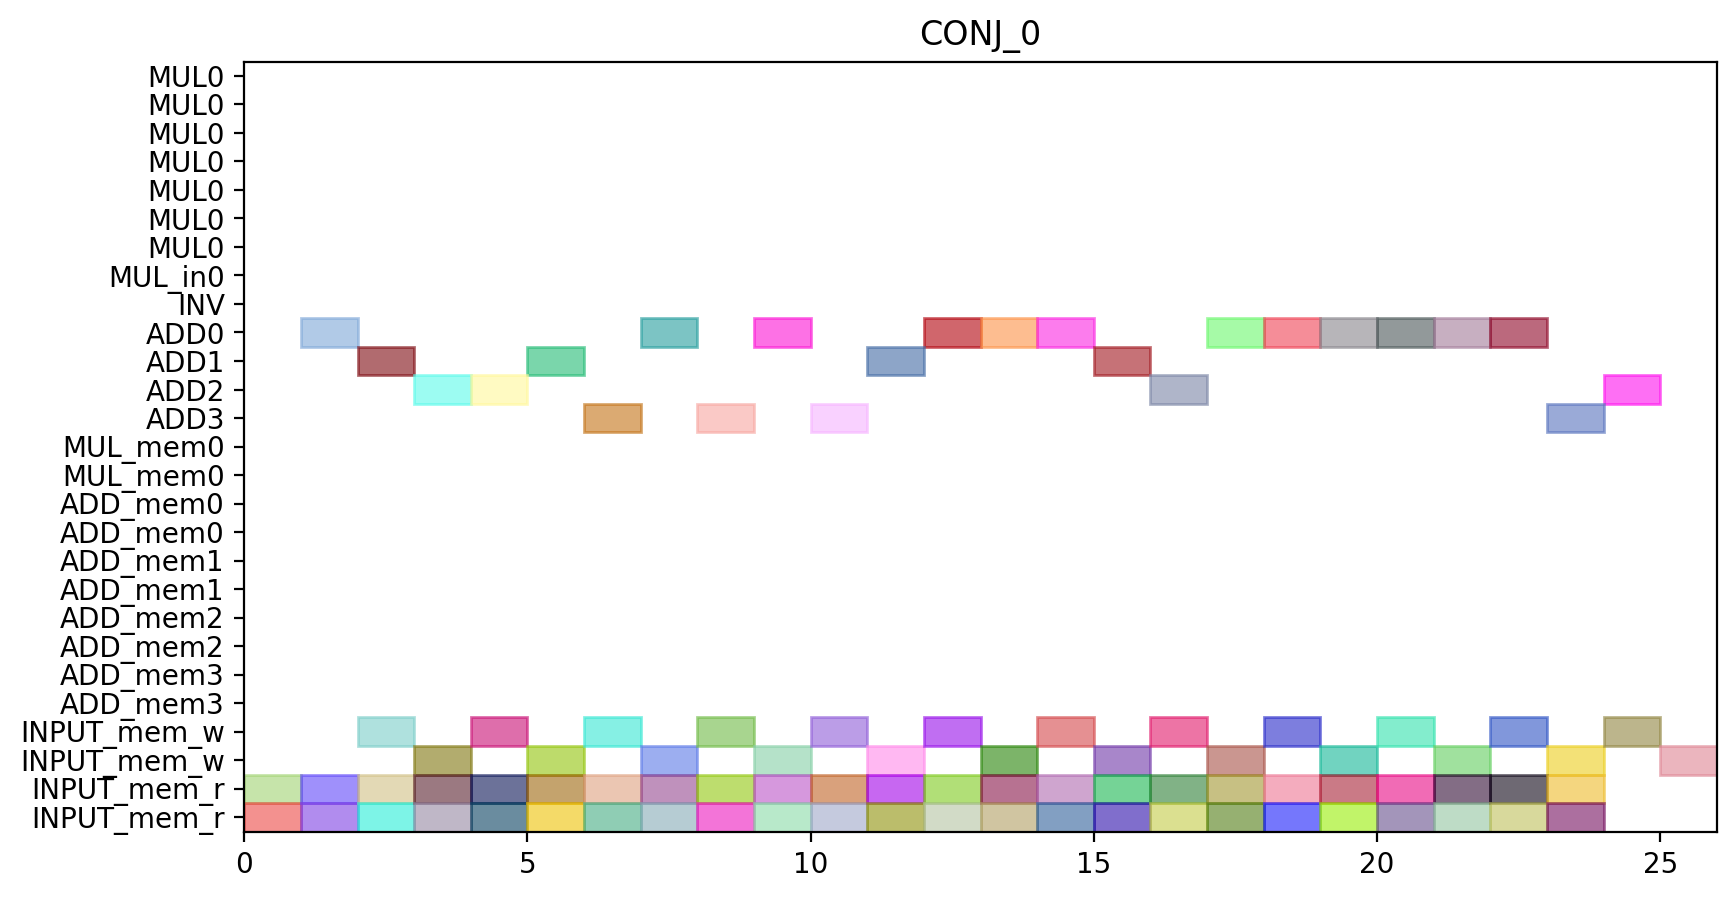

Reproduce this figure in Python.
from pyschedule import Scenario, solvers, plotters, alt


def solve():
	horizon = 90
	S = Scenario("CONJ_0", horizon=horizon)

	# resource
	MUL = S.Resources('MUL', num=1, size=7)
	MUL_in = S.Resources('MUL_in', num=1)
	INV = S.Resource('INV')
	ADD = S.Resources('ADD', num=4, periods=range(1, horizon))
	MUL_mem = S.Resources('MUL_mem', num=1, size=2)
	ADD_mem = S.Resources('ADD_mem', num=4, size=2)
	INPUT_mem_w = S.Resource('INPUT_mem_w', size=2)
	INPUT_mem_r = S.Resource('INPUT_mem_r', size=2)

	# result of previous scheduling

	# new tasks
	c0000 = S.Task('c0000', length=1, delay_cost=1)
	c0000 += alt(ADD)

	S += 0<c0000

	c0000_mem0 = S.Task('c0000_mem0', length=1, delay_cost=1)
	c0000_mem0 += INPUT_mem_r
	S += c0000_mem0 <= c0000

	c0000_mem1 = S.Task('c0000_mem1', length=1, delay_cost=1)
	c0000_mem1 += INPUT_mem_r
	S += c0000_mem1 <= c0000

	c0000_w = S.Task('c0000_w', length=1, delay_cost=1)
	c0000_w += alt(INPUT_mem_w)
	S += c0000 <= c0000_w

	c0001 = S.Task('c0001', length=1, delay_cost=1)
	c0001 += alt(ADD)

	S += 0<c0001

	c0001_mem0 = S.Task('c0001_mem0', length=1, delay_cost=1)
	c0001_mem0 += INPUT_mem_r
	S += c0001_mem0 <= c0001

	c0001_mem1 = S.Task('c0001_mem1', length=1, delay_cost=1)
	c0001_mem1 += INPUT_mem_r
	S += c0001_mem1 <= c0001

	c0001_w = S.Task('c0001_w', length=1, delay_cost=1)
	c0001_w += alt(INPUT_mem_w)
	S += c0001 <= c0001_w

	c0010 = S.Task('c0010', length=1, delay_cost=1)
	c0010 += alt(ADD)

	S += 0<c0010

	c0010_mem0 = S.Task('c0010_mem0', length=1, delay_cost=1)
	c0010_mem0 += INPUT_mem_r
	S += c0010_mem0 <= c0010

	c0010_mem1 = S.Task('c0010_mem1', length=1, delay_cost=1)
	c0010_mem1 += INPUT_mem_r
	S += c0010_mem1 <= c0010

	c0010_w = S.Task('c0010_w', length=1, delay_cost=1)
	c0010_w += alt(INPUT_mem_w)
	S += c0010 <= c0010_w

	c0011 = S.Task('c0011', length=1, delay_cost=1)
	c0011 += alt(ADD)

	S += 0<c0011

	c0011_mem0 = S.Task('c0011_mem0', length=1, delay_cost=1)
	c0011_mem0 += INPUT_mem_r
	S += c0011_mem0 <= c0011

	c0011_mem1 = S.Task('c0011_mem1', length=1, delay_cost=1)
	c0011_mem1 += INPUT_mem_r
	S += c0011_mem1 <= c0011

	c0011_w = S.Task('c0011_w', length=1, delay_cost=1)
	c0011_w += alt(INPUT_mem_w)
	S += c0011 <= c0011_w

	c0100 = S.Task('c0100', length=1, delay_cost=1)
	c0100 += alt(ADD)

	S += 0<c0100

	c0100_mem0 = S.Task('c0100_mem0', length=1, delay_cost=1)
	c0100_mem0 += INPUT_mem_r
	S += c0100_mem0 <= c0100

	c0100_mem1 = S.Task('c0100_mem1', length=1, delay_cost=1)
	c0100_mem1 += INPUT_mem_r
	S += c0100_mem1 <= c0100

	c0100_w = S.Task('c0100_w', length=1, delay_cost=1)
	c0100_w += alt(INPUT_mem_w)
	S += c0100 <= c0100_w

	c0101 = S.Task('c0101', length=1, delay_cost=1)
	c0101 += alt(ADD)

	S += 0<c0101

	c0101_mem0 = S.Task('c0101_mem0', length=1, delay_cost=1)
	c0101_mem0 += INPUT_mem_r
	S += c0101_mem0 <= c0101

	c0101_mem1 = S.Task('c0101_mem1', length=1, delay_cost=1)
	c0101_mem1 += INPUT_mem_r
	S += c0101_mem1 <= c0101

	c0101_w = S.Task('c0101_w', length=1, delay_cost=1)
	c0101_w += alt(INPUT_mem_w)
	S += c0101 <= c0101_w

	c0110 = S.Task('c0110', length=1, delay_cost=1)
	c0110 += alt(ADD)

	S += 0<c0110

	c0110_mem0 = S.Task('c0110_mem0', length=1, delay_cost=1)
	c0110_mem0 += INPUT_mem_r
	S += c0110_mem0 <= c0110

	c0110_mem1 = S.Task('c0110_mem1', length=1, delay_cost=1)
	c0110_mem1 += INPUT_mem_r
	S += c0110_mem1 <= c0110

	c0110_w = S.Task('c0110_w', length=1, delay_cost=1)
	c0110_w += alt(INPUT_mem_w)
	S += c0110 <= c0110_w

	c0111 = S.Task('c0111', length=1, delay_cost=1)
	c0111 += alt(ADD)

	S += 0<c0111

	c0111_mem0 = S.Task('c0111_mem0', length=1, delay_cost=1)
	c0111_mem0 += INPUT_mem_r
	S += c0111_mem0 <= c0111

	c0111_mem1 = S.Task('c0111_mem1', length=1, delay_cost=1)
	c0111_mem1 += INPUT_mem_r
	S += c0111_mem1 <= c0111

	c0111_w = S.Task('c0111_w', length=1, delay_cost=1)
	c0111_w += alt(INPUT_mem_w)
	S += c0111 <= c0111_w

	c0200 = S.Task('c0200', length=1, delay_cost=1)
	c0200 += alt(ADD)

	S += 0<c0200

	c0200_mem0 = S.Task('c0200_mem0', length=1, delay_cost=1)
	c0200_mem0 += INPUT_mem_r
	S += c0200_mem0 <= c0200

	c0200_mem1 = S.Task('c0200_mem1', length=1, delay_cost=1)
	c0200_mem1 += INPUT_mem_r
	S += c0200_mem1 <= c0200

	c0200_w = S.Task('c0200_w', length=1, delay_cost=1)
	c0200_w += alt(INPUT_mem_w)
	S += c0200 <= c0200_w

	c0201 = S.Task('c0201', length=1, delay_cost=1)
	c0201 += alt(ADD)

	S += 0<c0201

	c0201_mem0 = S.Task('c0201_mem0', length=1, delay_cost=1)
	c0201_mem0 += INPUT_mem_r
	S += c0201_mem0 <= c0201

	c0201_mem1 = S.Task('c0201_mem1', length=1, delay_cost=1)
	c0201_mem1 += INPUT_mem_r
	S += c0201_mem1 <= c0201

	c0201_w = S.Task('c0201_w', length=1, delay_cost=1)
	c0201_w += alt(INPUT_mem_w)
	S += c0201 <= c0201_w

	c0210 = S.Task('c0210', length=1, delay_cost=1)
	c0210 += alt(ADD)

	S += 0<c0210

	c0210_mem0 = S.Task('c0210_mem0', length=1, delay_cost=1)
	c0210_mem0 += INPUT_mem_r
	S += c0210_mem0 <= c0210

	c0210_mem1 = S.Task('c0210_mem1', length=1, delay_cost=1)
	c0210_mem1 += INPUT_mem_r
	S += c0210_mem1 <= c0210

	c0210_w = S.Task('c0210_w', length=1, delay_cost=1)
	c0210_w += alt(INPUT_mem_w)
	S += c0210 <= c0210_w

	c0211 = S.Task('c0211', length=1, delay_cost=1)
	c0211 += alt(ADD)

	S += 0<c0211

	c0211_mem0 = S.Task('c0211_mem0', length=1, delay_cost=1)
	c0211_mem0 += INPUT_mem_r
	S += c0211_mem0 <= c0211

	c0211_mem1 = S.Task('c0211_mem1', length=1, delay_cost=1)
	c0211_mem1 += INPUT_mem_r
	S += c0211_mem1 <= c0211

	c0211_w = S.Task('c0211_w', length=1, delay_cost=1)
	c0211_w += alt(INPUT_mem_w)
	S += c0211 <= c0211_w

	c1000 = S.Task('c1000', length=1, delay_cost=1)
	c1000 += alt(ADD)

	S += 0<c1000

	c1000_mem0 = S.Task('c1000_mem0', length=1, delay_cost=1)
	c1000_mem0 += INPUT_mem_r
	S += c1000_mem0 <= c1000

	c1000_mem1 = S.Task('c1000_mem1', length=1, delay_cost=1)
	c1000_mem1 += INPUT_mem_r
	S += c1000_mem1 <= c1000

	c1000_w = S.Task('c1000_w', length=1, delay_cost=1)
	c1000_w += alt(INPUT_mem_w)
	S += c1000 <= c1000_w

	c1001 = S.Task('c1001', length=1, delay_cost=1)
	c1001 += alt(ADD)

	S += 0<c1001

	c1001_mem0 = S.Task('c1001_mem0', length=1, delay_cost=1)
	c1001_mem0 += INPUT_mem_r
	S += c1001_mem0 <= c1001

	c1001_mem1 = S.Task('c1001_mem1', length=1, delay_cost=1)
	c1001_mem1 += INPUT_mem_r
	S += c1001_mem1 <= c1001

	c1001_w = S.Task('c1001_w', length=1, delay_cost=1)
	c1001_w += alt(INPUT_mem_w)
	S += c1001 <= c1001_w

	c1010 = S.Task('c1010', length=1, delay_cost=1)
	c1010 += alt(ADD)

	S += 0<c1010

	c1010_mem0 = S.Task('c1010_mem0', length=1, delay_cost=1)
	c1010_mem0 += INPUT_mem_r
	S += c1010_mem0 <= c1010

	c1010_mem1 = S.Task('c1010_mem1', length=1, delay_cost=1)
	c1010_mem1 += INPUT_mem_r
	S += c1010_mem1 <= c1010

	c1010_w = S.Task('c1010_w', length=1, delay_cost=1)
	c1010_w += alt(INPUT_mem_w)
	S += c1010 <= c1010_w

	c1011 = S.Task('c1011', length=1, delay_cost=1)
	c1011 += alt(ADD)

	S += 0<c1011

	c1011_mem0 = S.Task('c1011_mem0', length=1, delay_cost=1)
	c1011_mem0 += INPUT_mem_r
	S += c1011_mem0 <= c1011

	c1011_mem1 = S.Task('c1011_mem1', length=1, delay_cost=1)
	c1011_mem1 += INPUT_mem_r
	S += c1011_mem1 <= c1011

	c1011_w = S.Task('c1011_w', length=1, delay_cost=1)
	c1011_w += alt(INPUT_mem_w)
	S += c1011 <= c1011_w

	c1100 = S.Task('c1100', length=1, delay_cost=1)
	c1100 += alt(ADD)

	S += 0<c1100

	c1100_mem0 = S.Task('c1100_mem0', length=1, delay_cost=1)
	c1100_mem0 += INPUT_mem_r
	S += c1100_mem0 <= c1100

	c1100_mem1 = S.Task('c1100_mem1', length=1, delay_cost=1)
	c1100_mem1 += INPUT_mem_r
	S += c1100_mem1 <= c1100

	c1100_w = S.Task('c1100_w', length=1, delay_cost=1)
	c1100_w += alt(INPUT_mem_w)
	S += c1100 <= c1100_w

	c1101 = S.Task('c1101', length=1, delay_cost=1)
	c1101 += alt(ADD)

	S += 0<c1101

	c1101_mem0 = S.Task('c1101_mem0', length=1, delay_cost=1)
	c1101_mem0 += INPUT_mem_r
	S += c1101_mem0 <= c1101

	c1101_mem1 = S.Task('c1101_mem1', length=1, delay_cost=1)
	c1101_mem1 += INPUT_mem_r
	S += c1101_mem1 <= c1101

	c1101_w = S.Task('c1101_w', length=1, delay_cost=1)
	c1101_w += alt(INPUT_mem_w)
	S += c1101 <= c1101_w

	c1110 = S.Task('c1110', length=1, delay_cost=1)
	c1110 += alt(ADD)

	S += 0<c1110

	c1110_mem0 = S.Task('c1110_mem0', length=1, delay_cost=1)
	c1110_mem0 += INPUT_mem_r
	S += c1110_mem0 <= c1110

	c1110_mem1 = S.Task('c1110_mem1', length=1, delay_cost=1)
	c1110_mem1 += INPUT_mem_r
	S += c1110_mem1 <= c1110

	c1110_w = S.Task('c1110_w', length=1, delay_cost=1)
	c1110_w += alt(INPUT_mem_w)
	S += c1110 <= c1110_w

	c1111 = S.Task('c1111', length=1, delay_cost=1)
	c1111 += alt(ADD)

	S += 0<c1111

	c1111_mem0 = S.Task('c1111_mem0', length=1, delay_cost=1)
	c1111_mem0 += INPUT_mem_r
	S += c1111_mem0 <= c1111

	c1111_mem1 = S.Task('c1111_mem1', length=1, delay_cost=1)
	c1111_mem1 += INPUT_mem_r
	S += c1111_mem1 <= c1111

	c1111_w = S.Task('c1111_w', length=1, delay_cost=1)
	c1111_w += alt(INPUT_mem_w)
	S += c1111 <= c1111_w

	c1200 = S.Task('c1200', length=1, delay_cost=1)
	c1200 += alt(ADD)

	S += 0<c1200

	c1200_mem0 = S.Task('c1200_mem0', length=1, delay_cost=1)
	c1200_mem0 += INPUT_mem_r
	S += c1200_mem0 <= c1200

	c1200_mem1 = S.Task('c1200_mem1', length=1, delay_cost=1)
	c1200_mem1 += INPUT_mem_r
	S += c1200_mem1 <= c1200

	c1200_w = S.Task('c1200_w', length=1, delay_cost=1)
	c1200_w += alt(INPUT_mem_w)
	S += c1200 <= c1200_w

	c1201 = S.Task('c1201', length=1, delay_cost=1)
	c1201 += alt(ADD)

	S += 0<c1201

	c1201_mem0 = S.Task('c1201_mem0', length=1, delay_cost=1)
	c1201_mem0 += INPUT_mem_r
	S += c1201_mem0 <= c1201

	c1201_mem1 = S.Task('c1201_mem1', length=1, delay_cost=1)
	c1201_mem1 += INPUT_mem_r
	S += c1201_mem1 <= c1201

	c1201_w = S.Task('c1201_w', length=1, delay_cost=1)
	c1201_w += alt(INPUT_mem_w)
	S += c1201 <= c1201_w

	c1210 = S.Task('c1210', length=1, delay_cost=1)
	c1210 += alt(ADD)

	S += 0<c1210

	c1210_mem0 = S.Task('c1210_mem0', length=1, delay_cost=1)
	c1210_mem0 += INPUT_mem_r
	S += c1210_mem0 <= c1210

	c1210_mem1 = S.Task('c1210_mem1', length=1, delay_cost=1)
	c1210_mem1 += INPUT_mem_r
	S += c1210_mem1 <= c1210

	c1210_w = S.Task('c1210_w', length=1, delay_cost=1)
	c1210_w += alt(INPUT_mem_w)
	S += c1210 <= c1210_w

	c1211 = S.Task('c1211', length=1, delay_cost=1)
	c1211 += alt(ADD)

	S += 0<c1211

	c1211_mem0 = S.Task('c1211_mem0', length=1, delay_cost=1)
	c1211_mem0 += INPUT_mem_r
	S += c1211_mem0 <= c1211

	c1211_mem1 = S.Task('c1211_mem1', length=1, delay_cost=1)
	c1211_mem1 += INPUT_mem_r
	S += c1211_mem1 <= c1211

	c1211_w = S.Task('c1211_w', length=1, delay_cost=1)
	c1211_w += alt(INPUT_mem_w)
	S += c1211 <= c1211_w

	solvers.mip.solve(S,msg=1,kind='CPLEX',ratio_gap=1.01)

	solution = [['hoge']*len(S.solution()[1]) for i in range(len(S.solution()))]
	for i in range(len(S.solution())):
		for j in range(len(S.solution()[i])):
			solution[i][j]=str(S.solution()[i][j])
	print(solution)

	cycles = int(solution[-1][3])

	pic_file_name = "/mnt/rose/usr1/fukuda/pairing_automation_design2/bls24-315/scheduling/CONJ_mul1_add4/CONJ_0.png"
	if(S.solution() != []):
		plotters.matplotlib.plot(S,img_filename=pic_file_name, vertical_text=True, fig_size=(cycles*0.25+3, 5), show_task_labels=False)

	return solution
